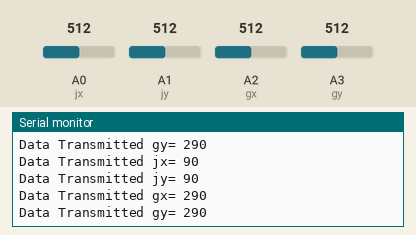
This sketch was run on a simulated Arduino Uno, built with avr-gcc and run on an emulated ATmega328P. Shown: the last lines printed to the serial monitor. The inputs (shaded band) are chosen by the test bench; at power-on: A0 (jx) = 512, A1 (jy) = 512, A2 (gx) = 512, A3 (gy) = 512. No radio packets arrive unless stated.

Above: at 2.7 s.
2.8 s: A0 (jx) set to 419
At 2.96 s:
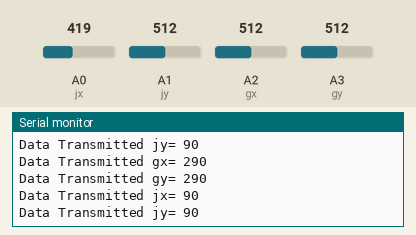
4.3 s: A0 (jx) set to 392
At 4.33 s:
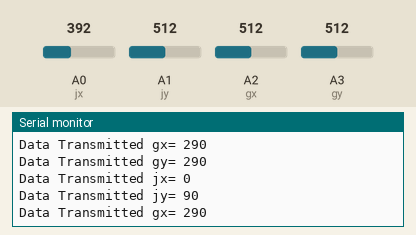
8.8 s: A1 (jy) set to 421
At 10.22 s:
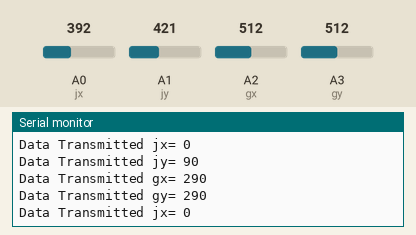
10.3 s: A1 (jy) set to 395
At 10.33 s:
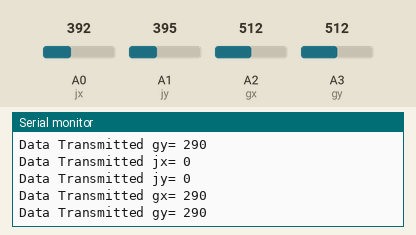

The sketch:

VR_Bot_TransmitterCode_Finale.ino
```cpp
/*Connections
 * NRF: Refer Google
 * Joystick:X-Axis->A0,Y-Axis->A1 and power connections
 * Gyroscope:X-Axis->A2,Y-axis->A3and power connections
 */


#include <SPI.h>
#include "RF24.h"
#define jx 0
#define jy 1
#define gx 2
#define gy 3

int x,y,a,b;

RF24 myRadio (7, 8);
byte addresses[][6] = {"1Node"};

struct Pack {
  int data1;
  int data2;
  int data3;
  int data4;

} packet;

void setup() {
  Serial.begin(115200);
  Serial.println(F("RF24/Simple Transmit data Test"));

  myRadio.begin();
  myRadio.setChannel(108);
  myRadio.setPALevel(RF24_PA_MIN);
  myRadio.openWritingPipe(addresses[0]);
}

void loop() {
  x = analogRead(jx);
  y = analogRead(jy);
  a = analogRead(gx);
  b = analogRead(gy);

packet.data1=map(x,0,1023,0,180);

//MAPPING X AXIS

 if(packet.data1<=70)
   packet.data1=0;

  else if(packet.data1>=110)
    packet.data1=180;

  else
    packet.data1=90;

 packet.data2=map(y,0,1023,0,180);

//MAPPING Y AXIS

   if(packet.data2<=70)
    packet.data2=0;

    else if(packet.data2>=110)
      packet.data2=180;

    else
      packet.data2=90;

 packet.data3=map(a,270,420,0,180);

 packet.data4=map(b,270,420,0,180);

  myRadio.write(&packet, sizeof(packet));
    Serial.print(F("Data Transmitted jx= "));
    Serial.print(packet.data1);
    Serial.println();
    Serial.print(F("Data Transmitted jy= "));
    Serial.print(packet.data2);
    Serial.println();

    Serial.print(F("Data Transmitted gx= "));
    Serial.print(packet.data3);
    Serial.println();

    Serial.print(F("Data Transmitted gy= "));
    Serial.print(packet.data4);
    Serial.println();

  delay(100);
}
```

Measured:
- the behaviour switches between 404 and 403 on A0 (jx) (found by bisection; images 1 and 2)
- the behaviour switches between 404 and 403 on A1 (jy) (found by bisection; images 3 and 4)
- after the input at 4.3 s, the serial monitor: prints a new line at once (image 2)
- after the input at 10.3 s, the serial monitor: prints a new line at once (image 4)
